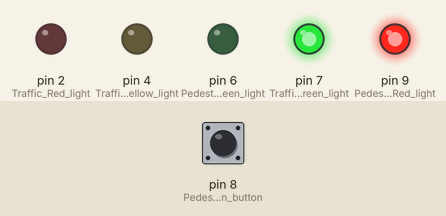
Recording of a sketch running on a simulated Arduino Uno, built with avr-gcc and run on an emulated ATmega328P. On the bench: output pins drawn as LEDs (lit = HIGH). Inputs (shaded band) come from the test bench; at power-on: pin 8 (Pedestrian_button) LOW.

Above: at 1.2 s.
1.3 s: pin 8 (Pedestrian_button) pulled HIGH for 0.15 s
At 2.0 s:
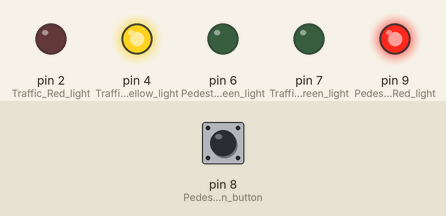
At 4.5 s:
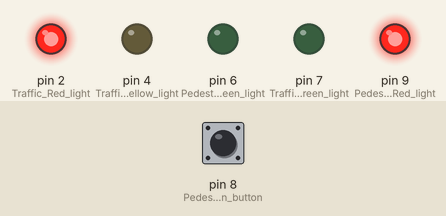
Timing chart, 0 to 12.3 s (numbered marks = the images above; inputs shaded):
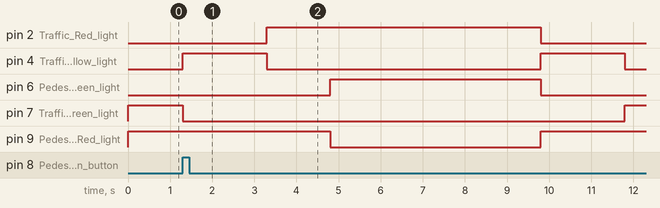

Measured:
- after the input at 1.3 s, pin 2 (Traffic_Red_light): LOW → HIGH after 2.0 s, → LOW 6.5 s later; pin 4 (Traffic_Yellow_light): alternates HIGH for 2.0 s and LOW for 6.5 s, starting at once

The sketch:

Traffic_and_Pedestrian_Light_Code.ino
```cpp
enum TrafficState { GREEN, YELLOW, RED, PEDESTRIAN_CROSSING, BACK_TO_GREEN };
TrafficState currentState = GREEN;

void setup() {
  pinMode(2, OUTPUT);  // Traffic Red light
  pinMode(4, OUTPUT);  // Traffic Yellow light
  pinMode(7, OUTPUT);  // Traffic Green light
  pinMode(9, OUTPUT);  // Pedestrian Red light
  pinMode(6, OUTPUT);  // Pedestrian Green light
  pinMode(8, INPUT);   // Pedestrian button
}

void loop() {
  switch (currentState) {
    case GREEN:
      digitalWrite(7, HIGH);   // Traffic Green light ON
      digitalWrite(4, LOW);    // Traffic Yellow light OFF
      digitalWrite(2, LOW);    // Traffic Red light OFF
      digitalWrite(9, HIGH);   // Pedestrian Red light ON
      digitalWrite(6, LOW);    // Pedestrian Green light OFF
      if (digitalRead(8) == HIGH) { // Check if pedestrian button is pressed
        currentState = YELLOW;
      }
      break;

    case YELLOW:
      digitalWrite(7, LOW);    // Traffic Green light OFF
      digitalWrite(4, HIGH);   // Traffic Yellow light ON
      delay(2000);             // Yellow light delay for 2 seconds
      currentState = RED;
      break;

    case RED:
      digitalWrite(4, LOW);    // Traffic Yellow light OFF
      digitalWrite(2, HIGH);   // Traffic Red light ON
      digitalWrite(9, HIGH);   // Pedestrian Red light ON (stays on initially)
      delay(1500);             // Red light delay for 1.5 seconds
      currentState = PEDESTRIAN_CROSSING;
      break;

    case PEDESTRIAN_CROSSING:
      digitalWrite(9, LOW);    // Pedestrian Red light OFF
      digitalWrite(6, HIGH);   // Pedestrian Green light ON
      delay(5000);             // Time for pedestrian to cross (5 seconds)
      digitalWrite(6, LOW);    // Pedestrian Green light OFF
      digitalWrite(9, HIGH);   // Pedestrian Red light ON again
      currentState = BACK_TO_GREEN;
      break;

    case BACK_TO_GREEN:
      digitalWrite(2, LOW);    // Traffic Red light OFF
      digitalWrite(4, HIGH);   // Traffic Yellow light ON
      delay(2000);             // Yellow light delay before turning green
      digitalWrite(4, LOW);    // Traffic Yellow light OFF
      digitalWrite(7, HIGH);   // Traffic Green light ON
      delay(1000);             // Additional delay before going back to the normal green state
      currentState = GREEN;
      break;
  }
}
```
